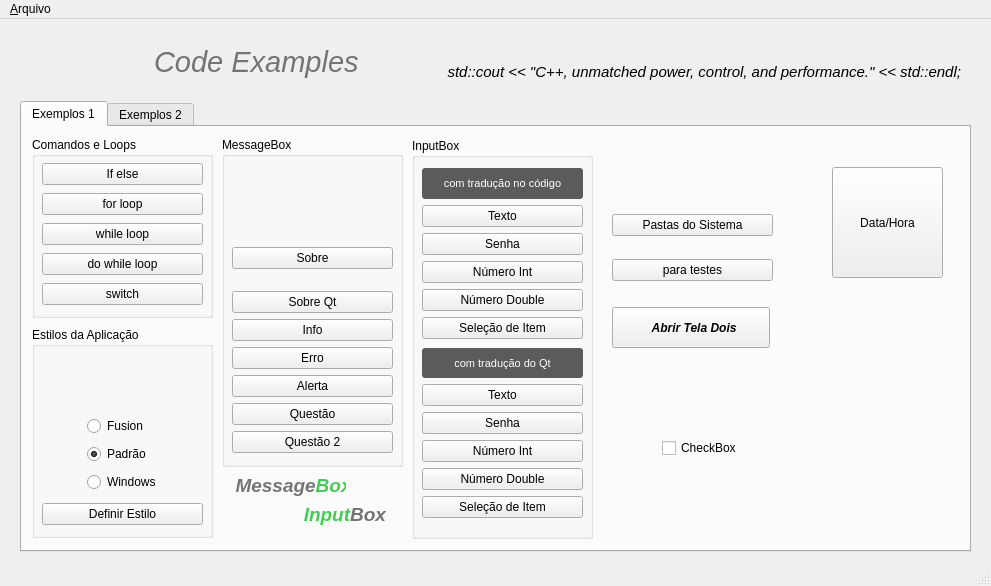
<?xml version="1.0" encoding="UTF-8"?>
<ui version="4.0">
 <author>Eduardo Volpi de Almeida</author>
 <class>MainWindow</class>
 <widget class="QMainWindow" name="MainWindow">
  <property name="windowModality">
   <enum>Qt::WindowModality::NonModal</enum>
  </property>
  <property name="geometry">
   <rect>
    <x>0</x>
    <y>0</y>
    <width>991</width>
    <height>586</height>
   </rect>
  </property>
  <property name="sizePolicy">
   <sizepolicy hsizetype="Preferred" vsizetype="Preferred">
    <horstretch>0</horstretch>
    <verstretch>0</verstretch>
   </sizepolicy>
  </property>
  <property name="minimumSize">
   <size>
    <width>991</width>
    <height>586</height>
   </size>
  </property>
  <property name="maximumSize">
   <size>
    <width>991</width>
    <height>586</height>
   </size>
  </property>
  <property name="windowTitle">
   <string>C++ programming</string>
  </property>
  <property name="windowIcon">
   <iconset resource="resource.qrc">
    <normaloff>:/imagens/c++.ico</normaloff>:/imagens/c++.ico</iconset>
  </property>
  <widget class="QWidget" name="centralwidget">
   <widget class="QTabWidget" name="tabWidget">
    <property name="geometry">
     <rect>
      <x>20</x>
      <y>82</y>
      <width>951</width>
      <height>451</height>
     </rect>
    </property>
    <property name="autoFillBackground">
     <bool>true</bool>
    </property>
    <property name="currentIndex">
     <number>0</number>
    </property>
    <widget class="QWidget" name="tabExemplos1">
     <attribute name="title">
      <string>Exemplos 1</string>
     </attribute>
     <widget class="QGroupBox" name="groupBox">
      <property name="geometry">
       <rect>
        <x>10</x>
        <y>10</y>
        <width>181</width>
        <height>181</height>
       </rect>
      </property>
      <property name="title">
       <string>Comandos e Loops</string>
      </property>
      <widget class="QWidget" name="layoutWidget">
       <property name="geometry">
        <rect>
         <x>10</x>
         <y>24</y>
         <width>161</width>
         <height>150</height>
        </rect>
       </property>
       <layout class="QVBoxLayout" name="verticalLayout">
        <property name="spacing">
         <number>6</number>
        </property>
        <item>
         <widget class="QPushButton" name="btnIfElse">
          <property name="statusTip">
           <string>Exemplo de comando if else</string>
          </property>
          <property name="text">
           <string>If else</string>
          </property>
         </widget>
        </item>
        <item>
         <widget class="QPushButton" name="btnForLoop">
          <property name="text">
           <string>for loop</string>
          </property>
         </widget>
        </item>
        <item>
         <widget class="QPushButton" name="btnWhileLoop">
          <property name="text">
           <string>while loop</string>
          </property>
         </widget>
        </item>
        <item>
         <widget class="QPushButton" name="btnDoWhileLoop">
          <property name="text">
           <string>do while loop</string>
          </property>
         </widget>
        </item>
        <item>
         <widget class="QPushButton" name="pushButton">
          <property name="text">
           <string>switch</string>
          </property>
         </widget>
        </item>
       </layout>
      </widget>
     </widget>
     <widget class="QGroupBox" name="groupBox_2">
      <property name="geometry">
       <rect>
        <x>200</x>
        <y>10</y>
        <width>181</width>
        <height>330</height>
       </rect>
      </property>
      <property name="title">
       <string>MessageBox</string>
      </property>
      <widget class="QWidget" name="verticalLayoutWidget">
       <property name="geometry">
        <rect>
         <x>10</x>
         <y>110</y>
         <width>161</width>
         <height>206</height>
        </rect>
       </property>
       <layout class="QVBoxLayout" name="verticalLayout_2">
        <property name="spacing">
         <number>6</number>
        </property>
        <item alignment="Qt::AlignmentFlag::AlignTop">
         <widget class="QPushButton" name="btnSobre">
          <property name="text">
           <string>Sobre</string>
          </property>
         </widget>
        </item>
        <item>
         <widget class="QPushButton" name="btnSobreQt">
          <property name="text">
           <string>Sobre Qt</string>
          </property>
         </widget>
        </item>
        <item>
         <widget class="QPushButton" name="btnInfo">
          <property name="text">
           <string>Info</string>
          </property>
         </widget>
        </item>
        <item>
         <widget class="QPushButton" name="btnErro">
          <property name="text">
           <string>Erro</string>
          </property>
         </widget>
        </item>
        <item>
         <widget class="QPushButton" name="btnAlerta">
          <property name="text">
           <string>Alerta</string>
          </property>
         </widget>
        </item>
        <item>
         <widget class="QPushButton" name="btnQuestao">
          <property name="text">
           <string>Questão</string>
          </property>
         </widget>
        </item>
        <item>
         <widget class="QPushButton" name="btnQuestao2">
          <property name="text">
           <string>Questão 2</string>
          </property>
         </widget>
        </item>
       </layout>
      </widget>
      <widget class="QLabel" name="label_6">
       <property name="geometry">
        <rect>
         <x>68</x>
         <y>40</y>
         <width>51</width>
         <height>51</height>
        </rect>
       </property>
       <property name="text">
        <string/>
       </property>
       <property name="pixmap">
        <pixmap resource="resource.qrc">:/imagens/messagebox.png</pixmap>
       </property>
       <property name="scaledContents">
        <bool>true</bool>
       </property>
      </widget>
     </widget>
     <widget class="QGroupBox" name="groupBox_3">
      <property name="geometry">
       <rect>
        <x>10</x>
        <y>200</y>
        <width>181</width>
        <height>211</height>
       </rect>
      </property>
      <property name="title">
       <string>Estilos da Aplicação</string>
      </property>
      <widget class="QLabel" name="label_8">
       <property name="geometry">
        <rect>
         <x>67</x>
         <y>30</y>
         <width>51</width>
         <height>51</height>
        </rect>
       </property>
       <property name="text">
        <string/>
       </property>
       <property name="pixmap">
        <pixmap resource="resource.qrc">:/imagens/styles.png</pixmap>
       </property>
       <property name="scaledContents">
        <bool>true</bool>
       </property>
      </widget>
      <widget class="QWidget" name="layoutWidget">
       <property name="geometry">
        <rect>
         <x>10</x>
         <y>172</y>
         <width>161</width>
         <height>31</height>
        </rect>
       </property>
       <layout class="QVBoxLayout" name="verticalLayout_7">
        <item>
         <widget class="QPushButton" name="btnDefinirEstilo">
          <property name="text">
           <string>Definir Estilo</string>
          </property>
         </widget>
        </item>
       </layout>
      </widget>
      <widget class="QWidget" name="layoutWidget">
       <property name="geometry">
        <rect>
         <x>55</x>
         <y>87</y>
         <width>76</width>
         <height>80</height>
        </rect>
       </property>
       <layout class="QVBoxLayout" name="verticalLayout_8">
        <item>
         <widget class="QRadioButton" name="rbFusion">
          <property name="text">
           <string>Fusion</string>
          </property>
         </widget>
        </item>
        <item>
         <widget class="QRadioButton" name="rbPadrao">
          <property name="text">
           <string>Padrão</string>
          </property>
          <property name="checked">
           <bool>true</bool>
          </property>
         </widget>
        </item>
        <item>
         <widget class="QRadioButton" name="rbWindows">
          <property name="text">
           <string>Windows</string>
          </property>
         </widget>
        </item>
       </layout>
      </widget>
     </widget>
     <widget class="QLabel" name="label_3">
      <property name="geometry">
       <rect>
        <x>273</x>
        <y>375</y>
        <width>91</width>
        <height>26</height>
       </rect>
      </property>
      <property name="text">
       <string>&lt;html&gt;&lt;head/&gt;&lt;body&gt;&lt;p align=&quot;right&quot;&gt;&lt;span style=&quot; font-size:14pt; font-weight:700; font-style:italic; color:#3fce51;&quot;&gt;Input&lt;/span&gt;&lt;span style=&quot; font-size:14pt; font-weight:700; font-style:italic; color:#747474;&quot;&gt;Box&lt;/span&gt;&lt;/p&gt;&lt;/body&gt;&lt;/html&gt;</string>
      </property>
      <property name="alignment">
       <set>Qt::AlignmentFlag::AlignCenter</set>
      </property>
     </widget>
     <widget class="QGroupBox" name="groupBox_4">
      <property name="geometry">
       <rect>
        <x>390</x>
        <y>11</y>
        <width>181</width>
        <height>401</height>
       </rect>
      </property>
      <property name="title">
       <string>InputBox</string>
      </property>
      <property name="flat">
       <bool>false</bool>
      </property>
      <widget class="QWidget" name="verticalLayoutWidget_2">
       <property name="geometry">
        <rect>
         <x>10</x>
         <y>210</y>
         <width>161</width>
         <height>170</height>
        </rect>
       </property>
       <layout class="QVBoxLayout" name="verticalLayout_5">
        <item>
         <widget class="QLabel" name="label_9">
          <property name="font">
           <font>
            <pointsize>8</pointsize>
           </font>
          </property>
          <property name="styleSheet">
           <string notr="true">background-color: rgb(91, 91, 91);
color: rgb(255, 255, 255);
padding-top:0px;
border-radius:3;</string>
          </property>
          <property name="text">
           <string>com tradução do Qt</string>
          </property>
          <property name="alignment">
           <set>Qt::AlignmentFlag::AlignCenter</set>
          </property>
         </widget>
        </item>
        <item>
         <widget class="QPushButton" name="btnInputTexto2">
          <property name="text">
           <string>Texto</string>
          </property>
         </widget>
        </item>
        <item>
         <widget class="QPushButton" name="btnInputSenha2">
          <property name="text">
           <string>Senha</string>
          </property>
         </widget>
        </item>
        <item>
         <widget class="QPushButton" name="btnInputInt2">
          <property name="text">
           <string>Número Int</string>
          </property>
         </widget>
        </item>
        <item>
         <widget class="QPushButton" name="btnInputDouble2">
          <property name="text">
           <string>Número Double</string>
          </property>
         </widget>
        </item>
        <item>
         <widget class="QPushButton" name="btnInputItem2">
          <property name="text">
           <string>Seleção de Item</string>
          </property>
         </widget>
        </item>
       </layout>
      </widget>
      <widget class="QWidget" name="layoutWidget">
       <property name="geometry">
        <rect>
         <x>10</x>
         <y>30</y>
         <width>161</width>
         <height>171</height>
        </rect>
       </property>
       <layout class="QVBoxLayout" name="verticalLayout_4">
        <item>
         <widget class="QLabel" name="label_7">
          <property name="font">
           <font>
            <pointsize>8</pointsize>
           </font>
          </property>
          <property name="styleSheet">
           <string notr="true">background-color: rgb(91, 91, 91);
color: rgb(255, 255, 255);
padding-top:0px;
border-radius:3;</string>
          </property>
          <property name="text">
           <string>com tradução no código</string>
          </property>
          <property name="alignment">
           <set>Qt::AlignmentFlag::AlignCenter</set>
          </property>
         </widget>
        </item>
        <item>
         <widget class="QPushButton" name="btnInputTexto">
          <property name="text">
           <string>Texto</string>
          </property>
         </widget>
        </item>
        <item>
         <widget class="QPushButton" name="btnInputSenha">
          <property name="text">
           <string>Senha</string>
          </property>
         </widget>
        </item>
        <item>
         <widget class="QPushButton" name="btnInputInt">
          <property name="text">
           <string>Número Int</string>
          </property>
         </widget>
        </item>
        <item>
         <widget class="QPushButton" name="btnInputDouble">
          <property name="text">
           <string>Número Double</string>
          </property>
         </widget>
        </item>
        <item>
         <widget class="QPushButton" name="btnInputItem">
          <property name="text">
           <string>Seleção de Item</string>
          </property>
         </widget>
        </item>
       </layout>
      </widget>
     </widget>
     <widget class="QLabel" name="label_5">
      <property name="geometry">
       <rect>
        <x>213</x>
        <y>346</y>
        <width>111</width>
        <height>26</height>
       </rect>
      </property>
      <property name="text">
       <string>&lt;html&gt;&lt;head/&gt;&lt;body&gt;&lt;p&gt;&lt;span style=&quot; font-size:14pt; font-weight:700; font-style:italic; color:#747474;&quot;&gt;Message&lt;/span&gt;&lt;span style=&quot; font-size:14pt; font-weight:700; font-style:italic; color:#3fce51;&quot;&gt;Box&lt;/span&gt;&lt;/p&gt;&lt;/body&gt;&lt;/html&gt;</string>
      </property>
      <property name="alignment">
       <set>Qt::AlignmentFlag::AlignCenter</set>
      </property>
     </widget>
     <widget class="QToolButton" name="toolButton">
      <property name="geometry">
       <rect>
        <x>810</x>
        <y>40</y>
        <width>111</width>
        <height>111</height>
       </rect>
      </property>
      <property name="autoFillBackground">
       <bool>false</bool>
      </property>
      <property name="styleSheet">
       <string notr="true">padding:10;</string>
      </property>
      <property name="text">
       <string>Data/Hora</string>
      </property>
      <property name="icon">
       <iconset resource="resource.qrc">
        <normaloff>:/imagens/calendar_80px.png</normaloff>:/imagens/calendar_80px.png</iconset>
      </property>
      <property name="iconSize">
       <size>
        <width>80</width>
        <height>80</height>
       </size>
      </property>
      <property name="toolButtonStyle">
       <enum>Qt::ToolButtonStyle::ToolButtonTextUnderIcon</enum>
      </property>
      <property name="autoRaise">
       <bool>false</bool>
      </property>
     </widget>
     <widget class="QWidget" name="verticalLayoutWidget_3">
      <property name="geometry">
       <rect>
        <x>590</x>
        <y>70</y>
        <width>161</width>
        <height>101</height>
       </rect>
      </property>
      <layout class="QVBoxLayout" name="verticalLayout_6">
       <item>
        <widget class="QPushButton" name="btnPastasDoSistema">
         <property name="text">
          <string>Pastas do Sistema</string>
         </property>
        </widget>
       </item>
       <item>
        <widget class="QPushButton" name="btnParaTestes">
         <property name="text">
          <string>para testes</string>
         </property>
        </widget>
       </item>
      </layout>
     </widget>
     <widget class="QPushButton" name="btnAbrirTelaDois">
      <property name="geometry">
       <rect>
        <x>590</x>
        <y>180</y>
        <width>158</width>
        <height>41</height>
       </rect>
      </property>
      <property name="font">
       <font>
        <pointsize>9</pointsize>
        <italic>true</italic>
        <bold>true</bold>
       </font>
      </property>
      <property name="styleSheet">
       <string notr="true"/>
      </property>
      <property name="text">
       <string>  Abrir Tela Dois</string>
      </property>
      <property name="icon">
       <iconset resource="resource.qrc">
        <normaloff>:/imagens/application_double.png</normaloff>:/imagens/application_double.png</iconset>
      </property>
      <property name="iconSize">
       <size>
        <width>16</width>
        <height>16</height>
       </size>
      </property>
      <property name="flat">
       <bool>false</bool>
      </property>
     </widget>
     <widget class="QCheckBox" name="checkBox">
      <property name="geometry">
       <rect>
        <x>640</x>
        <y>310</y>
        <width>78</width>
        <height>22</height>
       </rect>
      </property>
      <property name="text">
       <string>CheckBox</string>
      </property>
     </widget>
    </widget>
    <widget class="QWidget" name="tabExemplos2">
     <attribute name="title">
      <string>Exemplos 2</string>
     </attribute>
    </widget>
   </widget>
   <widget class="QLabel" name="label_4">
    <property name="geometry">
     <rect>
      <x>34</x>
      <y>14</y>
      <width>75</width>
      <height>51</height>
     </rect>
    </property>
    <property name="text">
     <string/>
    </property>
    <property name="pixmap">
     <pixmap resource="resource.qrc">:/imagens/qt_100px2.png</pixmap>
    </property>
    <property name="scaledContents">
     <bool>true</bool>
    </property>
   </widget>
   <widget class="QLabel" name="label_2">
    <property name="enabled">
     <bool>true</bool>
    </property>
    <property name="geometry">
     <rect>
      <x>99</x>
      <y>17</y>
      <width>50</width>
      <height>50</height>
     </rect>
    </property>
    <property name="autoFillBackground">
     <bool>false</bool>
    </property>
    <property name="text">
     <string/>
    </property>
    <property name="textFormat">
     <enum>Qt::TextFormat::PlainText</enum>
    </property>
    <property name="pixmap">
     <pixmap resource="resource.qrc">:/imagens/c++_50px.png</pixmap>
    </property>
    <property name="scaledContents">
     <bool>true</bool>
    </property>
   </widget>
   <widget class="QLabel" name="lblTestes">
    <property name="geometry">
     <rect>
      <x>380</x>
      <y>38</y>
      <width>581</width>
      <height>30</height>
     </rect>
    </property>
    <property name="font">
     <font>
      <pointsize>11</pointsize>
      <italic>true</italic>
     </font>
    </property>
    <property name="text">
     <string>std::cout &lt;&lt; &quot;C++, unmatched power, control, and performance.&quot; &lt;&lt; std::endl;</string>
    </property>
    <property name="alignment">
     <set>Qt::AlignmentFlag::AlignRight|Qt::AlignmentFlag::AlignTrailing|Qt::AlignmentFlag::AlignVCenter</set>
    </property>
   </widget>
   <widget class="QLabel" name="label">
    <property name="geometry">
     <rect>
      <x>154</x>
      <y>23</y>
      <width>211</width>
      <height>41</height>
     </rect>
    </property>
    <property name="text">
     <string>&lt;html&gt;&lt;head/&gt;&lt;body&gt;&lt;p&gt;&lt;span style=&quot; font-size:22pt; font-style:italic; color:#747474;&quot;&gt;Code Examples&lt;/span&gt;&lt;/p&gt;&lt;/body&gt;&lt;/html&gt;</string>
    </property>
   </widget>
  </widget>
  <widget class="QMenuBar" name="menubar">
   <property name="geometry">
    <rect>
     <x>0</x>
     <y>0</y>
     <width>991</width>
     <height>21</height>
    </rect>
   </property>
   <widget class="QMenu" name="menu_Arquivo">
    <property name="title">
     <string>&amp;Arquivo</string>
    </property>
    <addaction name="action_Novo"/>
    <addaction name="actionAbrirTelaDois"/>
    <addaction name="separator"/>
    <addaction name="separator"/>
    <addaction name="actionSair"/>
   </widget>
   <addaction name="menu_Arquivo"/>
  </widget>
  <widget class="QStatusBar" name="statusbar"/>
  <action name="action_Novo">
   <property name="text">
    <string>&amp;Novo</string>
   </property>
  </action>
  <action name="actionAbrirTelaDois">
   <property name="icon">
    <iconset theme="QIcon::ThemeIcon::Computer"/>
   </property>
   <property name="text">
    <string>Abrir Tela Dois</string>
   </property>
   <property name="shortcut">
    <string>Ctrl+Alt+N</string>
   </property>
  </action>
  <action name="action_2">
   <property name="text">
    <string>-</string>
   </property>
  </action>
  <action name="actionSair">
   <property name="icon">
    <iconset resource="resource.qrc">
     <normaloff>:/imagens/inputbox.png</normaloff>:/imagens/inputbox.png</iconset>
   </property>
   <property name="text">
    <string>&amp;Sair</string>
   </property>
  </action>
 </widget>
 <resources>
  <include location="resource.qrc"/>
 </resources>
 <connections/>
</ui>
